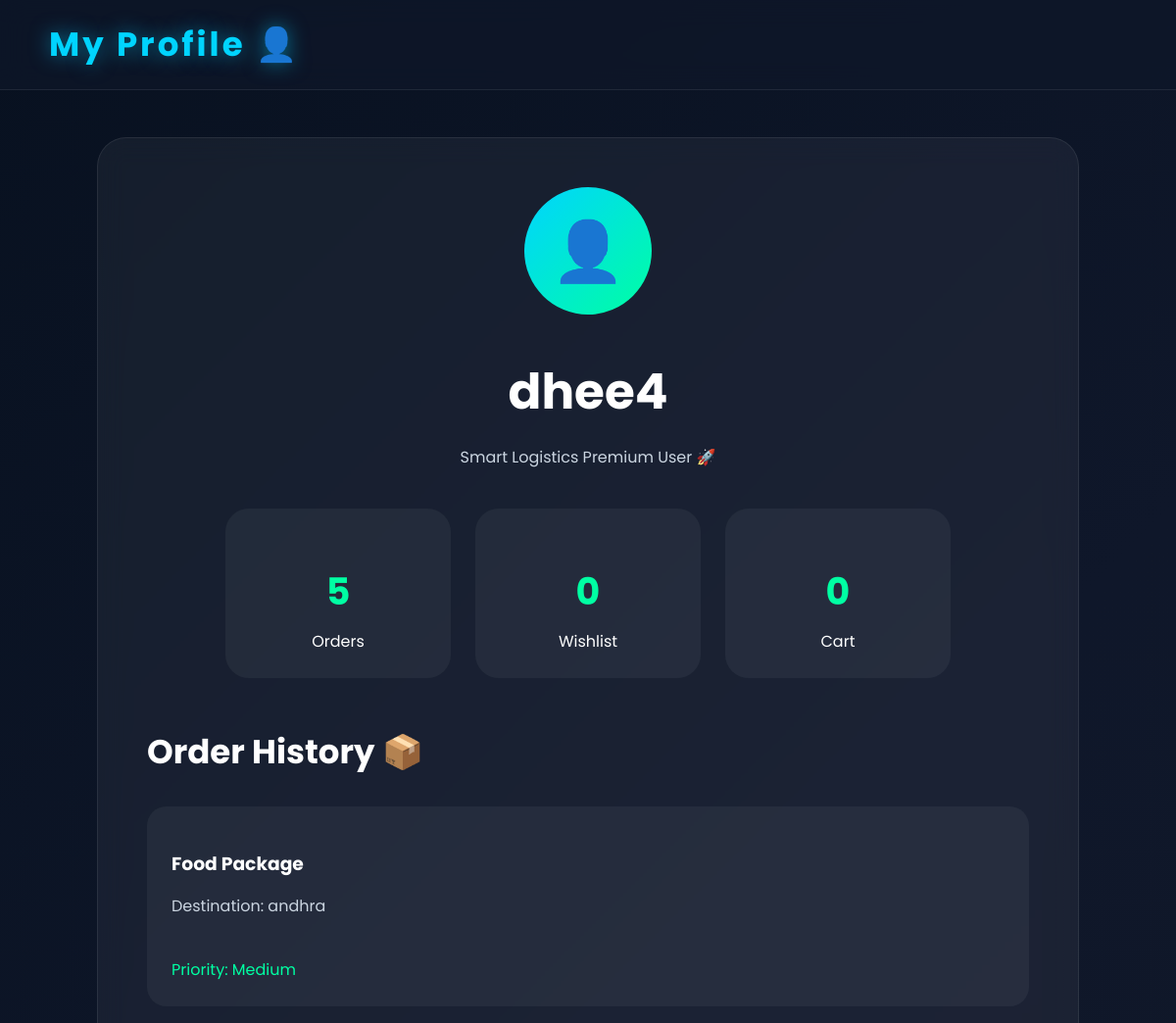
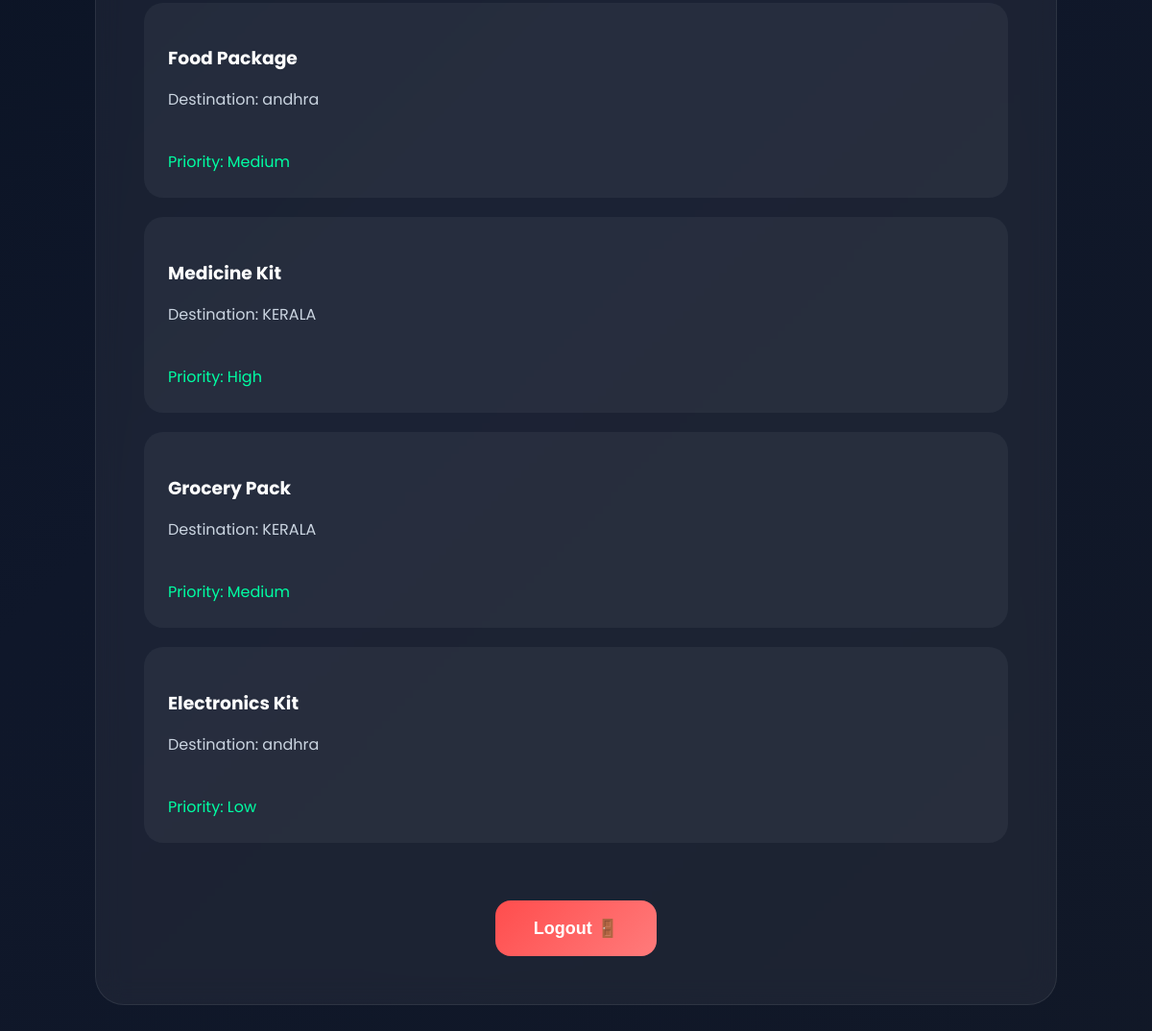
Screenshot of /profile (signed in) with the database file from the repository (2 pictures, top to bottom).
### tables this page shows
CREATE TABLE orders (

            id INTEGER PRIMARY KEY AUTOINCREMENT,

            customer_name TEXT,

            product_name TEXT,

            destination TEXT,

            priority TEXT,

            delivery_speed TEXT,

            status TEXT

        );

### app.py (the view)
@app.route("/profile")
def profile():
    if "user" not in session:
        return redirect("/login")
    username = session["user"]
    connection = sqlite3.connect(
        "algo.db"
    )
    cursor = connection.cursor()
    cursor.execute(
        "SELECT * FROM orders"
    )
    orders = cursor.fetchall()
    connection.close()
    cart_items = session.get(
        "cart",
        []
    )
    cart_count = len(cart_items)
    wishlist_items = session.get(
        "wishlist",
        []
    )
    wishlist_count = len(wishlist_items)
    total_orders = len(orders)
    return render_template(
        "profile.html",
        username=username,
        orders=orders,
        total_orders=total_orders,
        cart_count=cart_count,
        wishlist_count=wishlist_count
    )

### templates/profile.html (shortened to what this page needs)
<!DOCTYPE html>
<html>
<head>
    <link
    rel="stylesheet"
    href="{{ url_for('static', filename='css/style.css') }}"
    >
</head>
<body>
    <div class="navbar">
        <div class="logo">
            My Profile 👤
        </div>
    </div>
    <section class="profile-page">
        <div class="profile-card">
            <div class="profile-image">
                👤
            </div>
            <h1>
                {{ username }}
            </h1>
            <p>
                Smart Logistics Premium User 🚀
            </p>
            <div class="profile-stats">
                <div class="stat-box">
                    <h2>
                        {{ total_orders }}
                    </h2>
                    <span>
                        Orders
                    </span>
                </div>
                <div class="stat-box">
                    <h2>
                        {{ wishlist_count }}
                    </h2>
                    <span>
                        Wishlist
                    </span>
                </div>
                <div class="stat-box">
                    <h2>
                        {{ cart_count }}
                    </h2>
                    <span>
                        Cart
                    </span>
                </div>
            </div>
            <div class="order-history">
                <h2>
                    Order History 📦
                </h2>
                {% for order in orders %}
                <div class="history-card">
                    <h3>
                        {{ order[2] }}
                    </h3>
                    <p>
                        Destination:
                        {{ order[3] }}
                    </p>
                    <span>
                        Priority:
                        {{ order[4] }}
                    </span>
                </div>
                {% endfor %}
            </div>
            <a href="/logout">
                <button>
                    Logout 🚪
                </button>
            </a>
        </div>
    </section>
</body>
</html>

### static/css/style.css (style rules this page uses)
body { margin: 0; padding: 0; font-family: 'Poppins', sans-serif; background: linear-gradient( 135deg, #081120, #0f172a, #111827 ); overflow-x: hidden; }
.navbar { width: 100%; position: fixed; top: 0; left: 0; z-index: 1000; display: flex; justify-content: space-between; align-items: center; padding: 20px 50px; box-sizing: border-box; background: rgba(15, 23, 42, 0.7); backdrop-filter: blur(14px); border-bottom: 1px solid rgba(255,255,255,0.08); overflow-x: auto; flex-wrap: nowrap; }
.logo { color: #00d4ff; font-size: 34px; font-weight: 700; letter-spacing: 3px; text-shadow: 0 0 20px rgba(0,212,255,0.5); }
.profile-page { min-height: 100vh; display: flex; justify-content: center; padding: 140px 20px; }
.profile-card { width: 100%; max-width: 900px; background: rgba(255,255,255,0.05); border: 1px solid rgba(255,255,255,0.08); border-radius: 30px; padding: 50px; backdrop-filter: blur(14px); text-align: center; color: white; }
.profile-image { width: 130px; height: 130px; margin: auto; border-radius: 50%; display: flex; justify-content: center; align-items: center; font-size: 60px; background: linear-gradient( 135deg, #00d4ff, #00ffa3 ); color: black; margin-bottom: 25px; }
.profile-card h1 { font-size: 50px; margin-bottom: 10px; }
.profile-card p { color: #cbd5e1; margin-bottom: 40px; }
.profile-stats { display: flex; justify-content: center; gap: 25px; flex-wrap: wrap; margin-bottom: 50px; }
.stat-box { width: 180px; padding: 25px; border-radius: 24px; background: rgba(255,255,255,0.05); }
.stat-box h2 { font-size: 38px; color: #00ffa3; margin-bottom: 10px; }
.order-history { text-align: left; }
.order-history h2 { margin-bottom: 30px; font-size: 34px; }
.history-card { background: rgba(255,255,255,0.05); border-radius: 20px; padding: 25px; margin-bottom: 20px; }
.history-card h3 { margin-bottom: 10px; }
.history-card span { color: #00ffa3; }
.profile-card button { margin-top: 40px; padding: 18px 40px; border: none; border-radius: 16px; background: linear-gradient( 135deg, #ff4d4d, #ff7b7b ); color: white; font-size: 18px; font-weight: 700; cursor: pointer; }

### rows the page displays
orders: product_name "Food Package", destination "andhra", priority "Medium"
orders: product_name "Food Package", destination "andhra", priority "Medium"
orders: product_name "Medicine Kit", destination "KERALA", priority "High"
orders: product_name "Grocery Pack", destination "KERALA", priority "Medium"
orders: product_name "Electronics Kit", destination "andhra", priority "Low"

### other values shown
{{ username }} "dhee4"
{{ total_orders }} "5"
{{ wishlist_count }} "0"
{{ cart_count }} "0"
